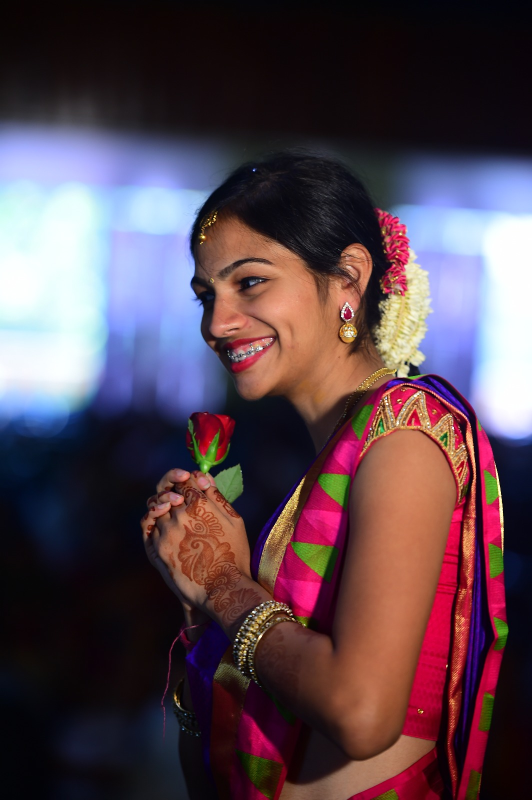
#> input picture Resource/try.jpg, 1064 x 1600 px, given in place of the camera (shown at 1/2 size)
$ python color_detection.py
#> lines starting #> are read from the running program, lines starting #| are printed output that depends on the picture; after the words box and inside, x2 and y2 are one past the last pixel; in counts of white or black regions, pixels touching at a corner belong together
import cv2
import numpy as np

def empty(q):
    pass

path ="Resource/try3.jpg"
cv2.namedWindow("TrackBars")
cv2.resizeWindow("TrackBars",640,240)
cv2.createTrackbar("hue min ","TrackBars",2,179,empty)
cv2.createTrackbar("hue max ","TrackBars",13,179,empty)
cv2.createTrackbar("saturation min ","TrackBars",54,255,empty)
cv2.createTrackbar("saturation max ","TrackBars",255,255,empty)
cv2.createTrackbar("val min ","TrackBars",58,255,empty)
cv2.createTrackbar("val max ","TrackBars",255,255,empty)

cap = cv2.VideoCapture(0)
cap.set(3,640)#set width
cap.set(4,480)#set height
cap.set(10,100)

while True:
    _,imgHSV1= cap.read()
#> imgHSV1 is the input picture: shape (1600, 1064, 3); mean B, G, R 78, 68.1, 87.8
    imgHSV = cv2.cvtColor(imgHSV1,cv2.COLOR_BGR2HSV)
#> imgHSV: shape (1600, 1064, 3); mean H, S, V 103, 132.6, 104.8
    h_min = cv2.getTrackbarPos("hue min ","TrackBars")
    h_max = cv2.getTrackbarPos("hue max ", "TrackBars")
    s_min = cv2.getTrackbarPos("saturation min ", "TrackBars")
    s_max = cv2.getTrackbarPos("saturation max ", "TrackBars")
    v_min = cv2.getTrackbarPos("val min ", "TrackBars")
    v_max = cv2.getTrackbarPos("val max ", "TrackBars")
    lower = np.array([h_min,s_min,v_min])
    upper= np.array([h_max,s_max,v_max])
    mask = cv2.inRange(imgHSV,lower,upper)
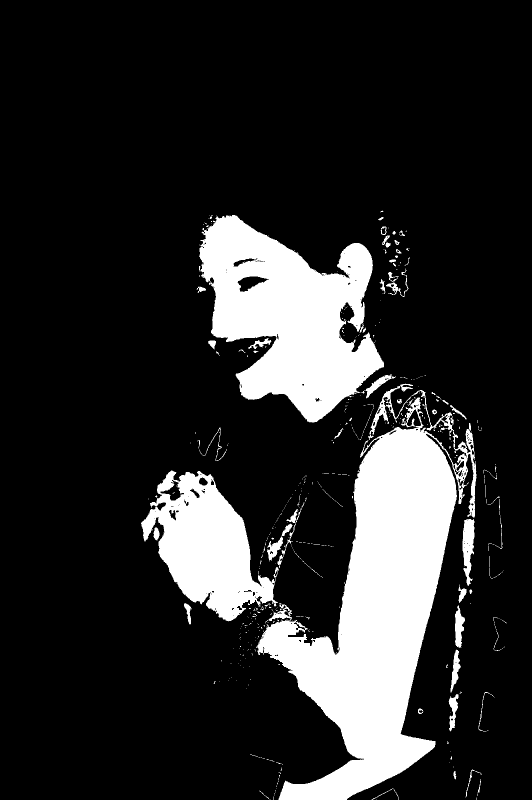
#> mask: shape (1600, 1064) (shown at 1/2 size); 16.9% white; 519 white regions (446 under 20 px), largest, box (x1, y1, x2, y2) and area: (512, 767, 953, 1600) 145005, (398, 430, 768, 846) 87362, (282, 941, 558, 1243) 42057
    imgResult = cv2.bitwise_and(imgHSV1, imgHSV1, mask=mask)
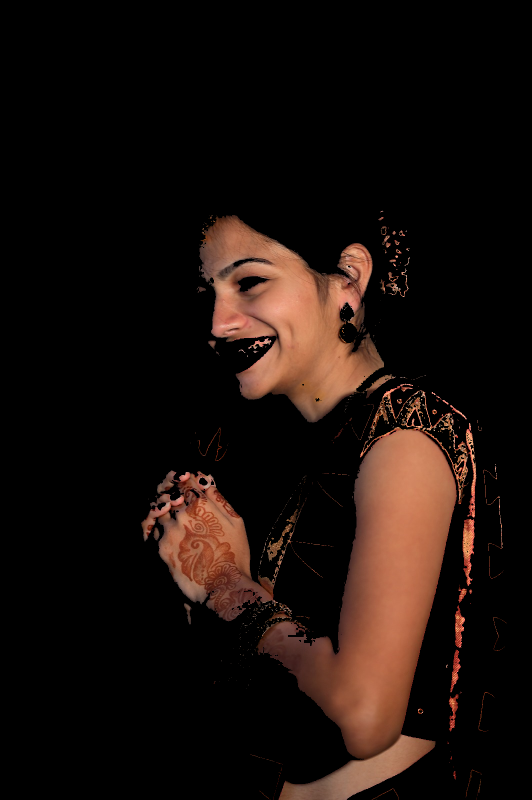
#> imgResult: shape (1600, 1064, 3) (shown at 1/2 size); mean B, G, R 11.8, 16.1, 26.6


    cv2.imshow("out",imgHSV1)
    cv2.imshow("outHSV",imgHSV)
    cv2.imshow("mask", mask)
    cv2.imshow("imgResult", imgResult)
    cv2.waitKey(1)
